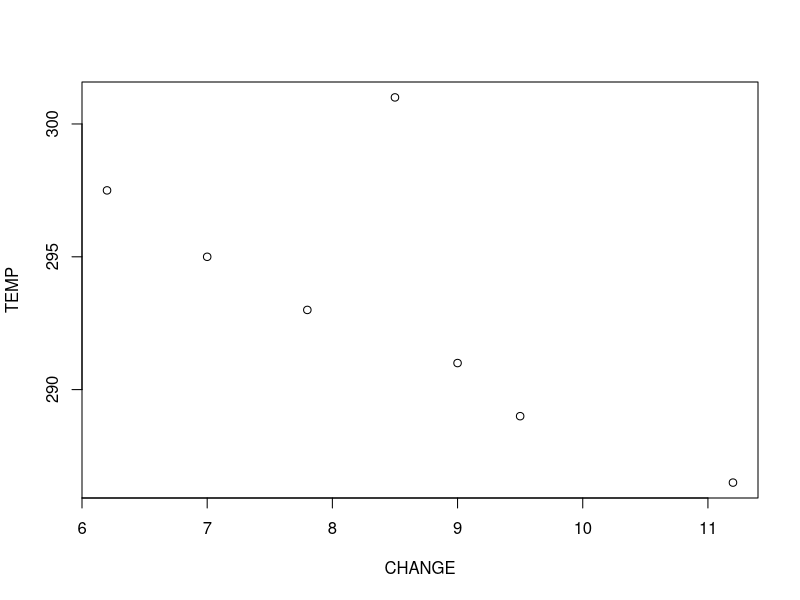
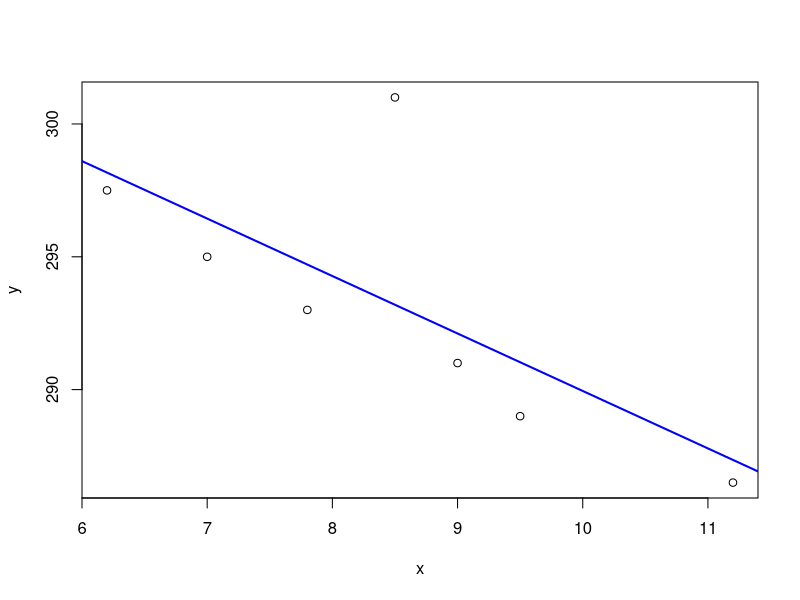

Generate these figures, in order, with R:
## ---- chunk 1
knitr::opts_chunk$set(echo = TRUE)
## ---- chunk 2
getwd()
## ---- chunk 3
seedgerm=read.csv("SEEDGERM.csv")
## ---- chunk 4
plot(seedgerm)
## ---- chunk 5
mylsq=function(x,y){
ssxx=sum((x-mean(x))^2 )
ssxy=sum(  (x-mean(x))*(y-mean(y)) ) ## fill in the missing portion
b1hat=ssxy/ssxx
b0hat=(mean(y)- (b1hat*mean(x)) )   ##  fill in the missing portion

plot1=plot(x=x,y=y)

abline(coef=c(b0hat,b1hat),lwd=2,col="blue")

return(list(b0hat=b0hat,b1hat=b1hat )) #fill in the missing portion
}

x=seedgerm$CHANGE
y=seedgerm$TEMP

mylsq(x=x,y=y)
